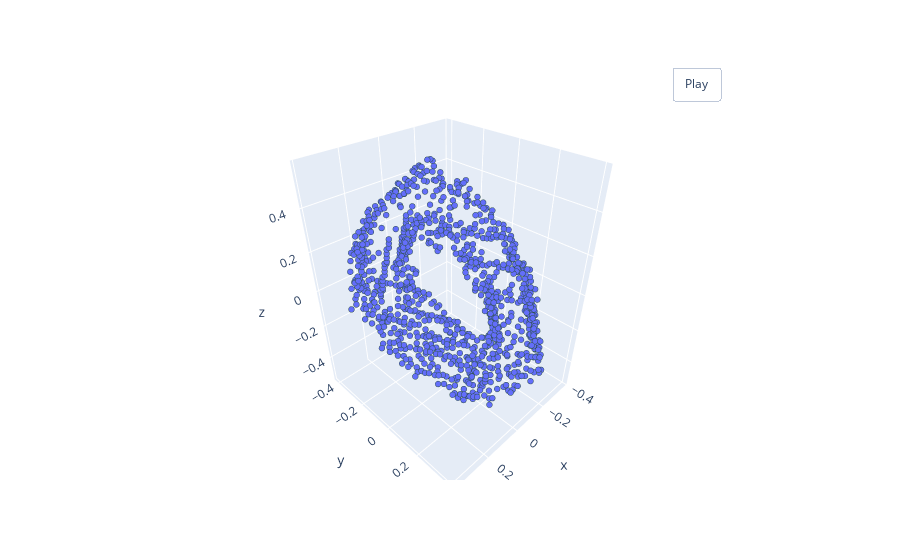

The code cell stored with this chart in its notebook:
### Code cell
pcshow(rotation(data_scale(data)))

### Figure 1 — Plotly figure (JSON) as saved in the notebook; plotly's stock layout.template omitted (floating-point values rounded to 4 significant figures; data arrays with more than 128 entries replaced by an {"elided": "..."} marker saying what was removed)
{"data": [{"marker": {"line": {"color": "DarkSlateGrey", "width": 2}, "size": 2}, "mode": "markers", "type": "scatter3d", "x": {"elided": "1000 float values"}, "y": {"elided": "1000 float values"}, "z": {"elided": "1000 float values"}}], "layout": {"updatemenus": [{"buttons": [{"args": [null, {"frame": {"duration": 50, "redraw": true}, "fromcurrent": true, "mode": "immediate", "transition": {"duration": 0}}], "label": "Play", "method": "animate"}], "pad": {"r": 10, "t": 45}, "showactive": false, "type": "buttons", "x": 0.8, "xanchor": "left", "y": 1, "yanchor": "bottom"}]}}
